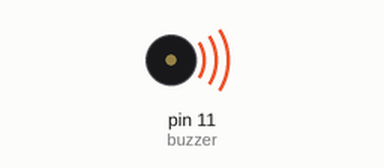
Recording of a sketch running on a simulated Arduino Uno, built with avr-gcc and run on an emulated ATmega328P. Shown: buzzer (waves = sounding).

Above: at 0.07 s.
At 3.27 s:
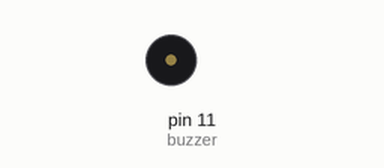
Timing chart, 0 to 3.9 s (numbered marks = the images above):
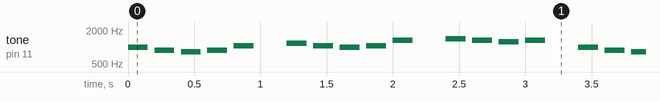

The sketch:

turkish.ino
```cpp
#include <Vector.h>

#include <Tone.h>


int buzzer = 11;

int turkish[17] = {988, 880, 831, 880, 1046, 0, 1175, 1046, 988, 1046, 1318, 0, 1397, 1318, 1245, 1318};

void setup(){

}
void loop(){

  int i;

  for(i = 0; i < 17; i++){
    tone(buzzer, turkish[i]);
    delay(150);
    noTone(buzzer);
    delay(50);

  }

  i = 0;
}
```

Measured:
- by itself, tone on pin 11 (buzzer): plays 988 Hz for 0.15 s, 880 Hz for 0.15 s, 831 Hz for 0.15 s, 880 Hz for 0.15 s, 1046 Hz for 0.15 s, 1175 Hz for 0.15 s … (536 notes in this stretch)
